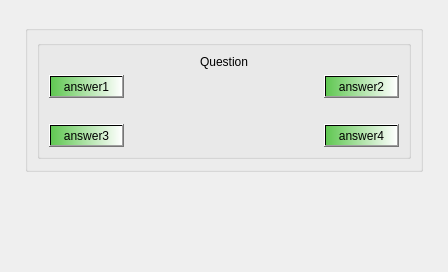
      <widget class="QWidget" name="page_MAQScreen">
       <layout class="QGridLayout" name="gridLayout_5" rowstretch="0" columnstretch="0">
        <property name="sizeConstraint">
         <enum>QLayout::SetDefaultConstraint</enum>
        </property>
        <property name="leftMargin">
         <number>25</number>
        </property>
        <property name="topMargin">
         <number>25</number>
        </property>
        <property name="rightMargin">
         <number>25</number>
        </property>
        <property name="bottomMargin">
         <number>100</number>
        </property>
        <property name="horizontalSpacing">
         <number>20</number>
        </property>
        <property name="verticalSpacing">
         <number>30</number>
        </property>
        <item row="0" column="0">
         <widget class="QGroupBox" name="groupBox_8">
          <property name="title">
           <string/>
          </property>
          <property name="flat">
           <bool>false</bool>
          </property>
          <layout class="QVBoxLayout" name="verticalLayout_9" stretch="0">
           <property name="bottomMargin">
            <number>10</number>
           </property>
           <item>
            <widget class="QGroupBox" name="groupBox_5">
             <property name="title">
              <string/>
             </property>
             <property name="flat">
              <bool>true</bool>
             </property>
             <layout class="QVBoxLayout" name="verticalLayout_4">
              <item>
               <widget class="QLabel" name="MultipleAnswerQuestionLabel">
                <property name="styleSheet">
                 <string notr="true"/>
                </property>
                <property name="text">
                 <string>Question</string>
                </property>
                <property name="alignment">
                 <set>Qt::AlignCenter</set>
                </property>
               </widget>
              </item>
              <item>
               <layout class="QHBoxLayout" name="horizontalLayout_7">
                <property name="spacing">
                 <number>200</number>
                </property>
                <item>
                 <widget class="QPushButton" name="answerButton1">
                  <property name="cursor">
                   <cursorShape>PointingHandCursor</cursorShape>
                  </property>
                  <property name="styleSheet">
                   <string notr="true">background-color: qlineargradient(spread:pad, x1:0, y1:0, x2:1, y2:0, stop:0 rgba(96, 199, 82, 255), stop:1 rgba(255, 255, 255, 255));</string>
                  </property>
                  <property name="text">
                   <string>answer1</string>
                  </property>
                 </widget>
                </item>
                <item>
                 <widget class="QPushButton" name="answerButton2">
                  <property name="cursor">
                   <cursorShape>PointingHandCursor</cursorShape>
                  </property>
                  <property name="styleSheet">
                   <string notr="true">background-color: qlineargradient(spread:pad, x1:0, y1:0, x2:1, y2:0, stop:0 rgba(96, 199, 82, 255), stop:1 rgba(255, 255, 255, 255));</string>
                  </property>
                  <property name="text">
                   <string>answer2</string>
                  </property>
                 </widget>
                </item>
               </layout>
              </item>
              <item>
               <spacer name="horizontalSpacer_35">
                <property name="orientation">
                 <enum>Qt::Horizontal</enum>
                </property>
                <property name="sizeHint" stdset="0">
                 <size>
                  <width>40</width>
                  <height>20</height>
                 </size>
                </property>
               </spacer>
              </item>
              <item>
               <layout class="QHBoxLayout" name="horizontalLayout_8">
                <property name="spacing">
                 <number>200</number>
                </property>
                <item>
                 <widget class="QPushButton" name="answerButton3">
                  <property name="cursor">
                   <cursorShape>PointingHandCursor</cursorShape>
                  </property>
                  <property name="styleSheet">
                   <string notr="true">background-color: qlineargradient(spread:pad, x1:0, y1:0, x2:1, y2:0, stop:0 rgba(96, 199, 82, 255), stop:1 rgba(255, 255, 255, 255));</string>
                  </property>
                  <property name="text">
                   <string>answer3</string>
                  </property>
                 </widget>
                </item>
                <item>
                 <widget class="QPushButton" name="answerButton4">
                  <property name="cursor">
                   <cursorShape>PointingHandCursor</cursorShape>
                  </property>
                  <property name="styleSheet">
                   <string notr="true">background-color: qlineargradient(spread:pad, x1:0, y1:0, x2:1, y2:0, stop:0 rgba(96, 199, 82, 255), stop:1 rgba(255, 255, 255, 255));</string>
                  </property>
                  <property name="text">
                   <string>answer4</string>
                  </property>
                 </widget>
                </item>
               </layout>
              </item>
             </layout>
            </widget>
           </item>
          </layout>
         </widget>
        </item>
       </layout>
      </widget>
